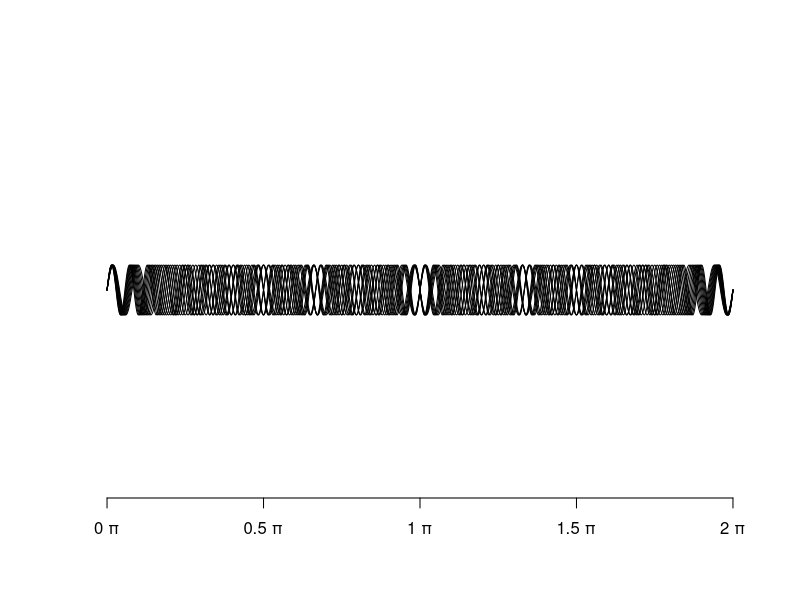

The R source for this figure:
# Sebastian Henz (2018)
# License: MIT (see file LICENSE for details)
#
# This simulates the effect that can be seen when multiple pendulumns hanging
# in a line swing at different frequencies. Most of the time the pattern seems
# chaotic but at some points the lines converge.


x_max <- 2 * pi
stepsize <- pi / 1000
x <- seq(0, x_max, stepsize)
frequency <- 25:35  # number of periods between 0 and 2*pi

plot(
    NA,
    NA,
    xlim = c(0, 2 * pi),
    ylim = c(-1, 1),
    las = 1,
    axes = FALSE,
    ann = FALSE,
    asp = 0.25  # reduced aspect ratio to make the effect more visible
)
axis(1, at = seq(0, 2 * pi, pi / 2), labels = paste(seq(0, 2, 0.5), "\u03C0"))
for (f in frequency) {
    lines(x, sin(x * f))
}
